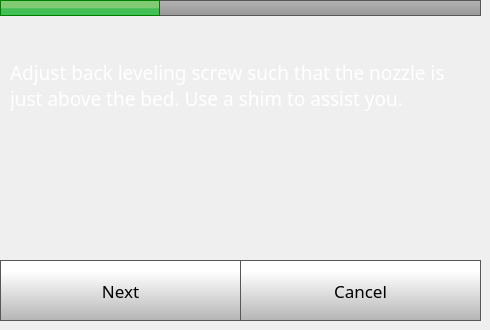
    <widget class="QWidget" name="step2Page">
     <widget class="QLabel" name="caliberateLabel_7">
      <property name="geometry">
       <rect>
        <x>10</x>
        <y>20</y>
        <width>471</width>
        <height>131</height>
       </rect>
      </property>
      <property name="font">
       <font>
        <family>Gotham</family>
        <pointsize>14</pointsize>
        <weight>50</weight>
        <bold>false</bold>
       </font>
      </property>
      <property name="styleSheet">
       <string notr="true">color: rgb(255, 255, 255);</string>
      </property>
      <property name="text">
       <string>Adjust back leveling screw such that the nozzle is just above the bed. Use a shim to assist you. </string>
      </property>
      <property name="wordWrap">
       <bool>true</bool>
      </property>
     </widget>
     <widget class="QPushButton" name="step2NextButton">
      <property name="geometry">
       <rect>
        <x>0</x>
        <y>260</y>
        <width>241</width>
        <height>61</height>
       </rect>
      </property>
      <property name="font">
       <font>
        <family>Gotham</family>
        <pointsize>13</pointsize>
       </font>
      </property>
      <property name="styleSheet">
       <string notr="true">QPushButton {
     border: 1px solid rgb(87, 87, 87);
	background-color: qlineargradient(spread:pad, x1:0, y1:1, x2:0, y2:0.188, stop:0 rgba(180, 180, 180, 255), stop:1 rgba(255, 255, 255, 255));


}

QPushButton:pressed {
    background-color: qlineargradient(x1: 0, y1: 0, x2: 0, y2: 1,
                                      stop: 0 #dadbde, stop: 1 #f6f7fa);
}

QPushButton:flat {
    border: none; /* no border for a flat push button */
}

QPushButton:default {
    border-color: navy; /* make the default button prominent */
}

QPushButton:focus {
	outline: none;
}</string>
      </property>
      <property name="text">
       <string>Next</string>
      </property>
      <property name="iconSize">
       <size>
        <width>40</width>
        <height>40</height>
       </size>
      </property>
     </widget>
     <widget class="QLabel" name="caliberateLabel_8">
      <property name="geometry">
       <rect>
        <x>0</x>
        <y>0</y>
        <width>160</width>
        <height>16</height>
       </rect>
      </property>
      <property name="font">
       <font>
        <family>Gotham</family>
        <pointsize>14</pointsize>
        <weight>50</weight>
        <bold>false</bold>
       </font>
      </property>
      <property name="styleSheet">
       <string notr="true">	background-color: qlineargradient(spread:pad, x1:0, y1:0.523, x2:0, y2:0.534, stop:0 rgba(130, 203, 117, 255), stop:1 rgba(66, 191, 85, 255));
border: 1px solid green;</string>
      </property>
      <property name="text">
       <string/>
      </property>
     </widget>
     <widget class="QPushButton" name="step2CancelButton">
      <property name="geometry">
       <rect>
        <x>240</x>
        <y>260</y>
        <width>241</width>
        <height>61</height>
       </rect>
      </property>
      <property name="font">
       <font>
        <family>Gotham</family>
        <pointsize>13</pointsize>
       </font>
      </property>
      <property name="styleSheet">
       <string notr="true">QPushButton {
     border: 1px solid rgb(87, 87, 87);
	background-color: qlineargradient(spread:pad, x1:0, y1:1, x2:0, y2:0.188, stop:0 rgba(180, 180, 180, 255), stop:1 rgba(255, 255, 255, 255));


}

QPushButton:pressed {
    background-color: qlineargradient(x1: 0, y1: 0, x2: 0, y2: 1,
                                      stop: 0 #dadbde, stop: 1 #f6f7fa);
}

QPushButton:flat {
    border: none; /* no border for a flat push button */
}

QPushButton:default {
    border-color: navy; /* make the default button prominent */
}

QPushButton:focus {
	outline: none;
}</string>
      </property>
      <property name="text">
       <string>Cancel</string>
      </property>
      <property name="iconSize">
       <size>
        <width>40</width>
        <height>40</height>
       </size>
      </property>
     </widget>
     <widget class="QLabel" name="caliberateLabel_21">
      <property name="geometry">
       <rect>
        <x>0</x>
        <y>0</y>
        <width>481</width>
        <height>16</height>
       </rect>
      </property>
      <property name="font">
       <font>
        <family>Gotham</family>
        <pointsize>14</pointsize>
        <weight>50</weight>
        <bold>false</bold>
       </font>
      </property>
      <property name="styleSheet">
       <string notr="true">    border: 1px solid rgb(87, 87, 87);
 /*  border-bottom-left-radius: 10px;
 border-bottom-right-radius: 10px;*/
	background-color: qlineargradient(spread:pad, x1:0, y1:1, x2:0, y2:0, stop:0 rgba(150, 150, 150, 255), stop:1 rgba(180, 180, 180, 255));</string>
      </property>
      <property name="text">
       <string/>
      </property>
     </widget>
     <zorder>caliberateLabel_21</zorder>
     <zorder>caliberateLabel_7</zorder>
     <zorder>step2NextButton</zorder>
     <zorder>caliberateLabel_8</zorder>
     <zorder>step2CancelButton</zorder>
    </widget>
